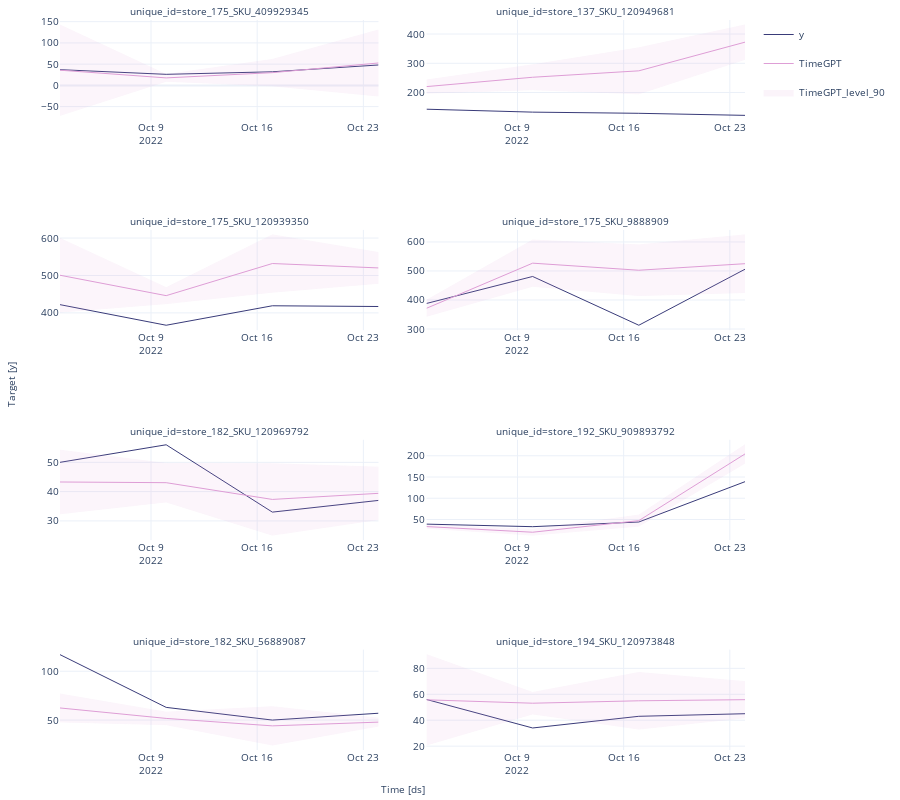

Notebook cell for this chart:
### Markdown cell above
#### Plot the Forecast

### Code cell
nixtla_client.plot(
    test_df,
    fcst_df,
    models=["TimeGPT"],
    level=LEVEL,
    time_col="ds",
    target_col="y",
    engine="plotly",
)

### Figure 1 — Plotly figure (JSON) as saved in the notebook; plotly's stock layout.template omitted (floating-point values rounded to 4 significant figures)
{"data": [{"legendgroup": "y", "line": {"color": "#393b79", "width": 1}, "mode": "lines", "name": "y", "showlegend": true, "type": "scatter", "x": ["2022-10-03T00:00:00", "2022-10-10T00:00:00", "2022-10-17T00:00:00", "2022-10-24T00:00:00", "2022-10-03T00:00:00", "2022-10-10T00:00:00", "2022-10-17T00:00:00", "2022-10-24T00:00:00"], "xaxis": "x", "y": [37, 26, 32, 48, null, null, null, null], "yaxis": "y"}, {"legendgroup": "TimeGPT", "line": {"color": "#de9ed6", "width": 1}, "mode": "lines", "name": "TimeGPT", "showlegend": true, "type": "scatter", "x": ["2022-10-03T00:00:00", "2022-10-10T00:00:00", "2022-10-17T00:00:00", "2022-10-24T00:00:00", "2022-10-03T00:00:00", "2022-10-10T00:00:00", "2022-10-17T00:00:00", "2022-10-24T00:00:00"], "xaxis": "x", "y": [null, null, null, null, 35.77, 17.6, 29.96, 52.75], "yaxis": "y"}, {"fill": "toself", "fillcolor": "#de9ed6", "legendgroup": "TimeGPT_level_90", "line": {"color": "#de9ed6", "width": 1}, "mode": "lines", "name": "TimeGPT_level_90", "opacity": 0.1, "showlegend": true, "type": "scatter", "x": ["2022-10-03T00:00:00.000000000", "2022-10-10T00:00:00.000000000", "2022-10-17T00:00:00.000000000", "2022-10-24T00:00:00.000000000", "2022-10-03T00:00:00.000000000", "2022-10-10T00:00:00.000000000", "2022-10-17T00:00:00.000000000", "2022-10-24T00:00:00.000000000", "2022-10-24T00:00:00.000000000", "2022-10-17T00:00:00.000000000", "2022-10-10T00:00:00.000000000", "2022-10-03T00:00:00.000000000", "2022-10-24T00:00:00.000000000", "2022-10-17T00:00:00.000000000", "2022-10-10T00:00:00.000000000", "2022-10-03T00:00:00.000000000"], "xaxis": "x", "y": [null, null, null, null, 142.1, 25.51, 60.96, 130.5, -24.95, -1.032, 9.692, -70.6, null, null, null, null], "yaxis": "y"}, {"legendgroup": "y", "line": {"color": "#393b79", "width": 1}, "mode": "lines", "name": "y", "showlegend": false, "type": "scatter", "x": ["2022-10-03T00:00:00", "2022-10-10T00:00:00", "2022-10-17T00:00:00", "2022-10-24T00:00:00", "2022-10-03T00:00:00", "2022-10-10T00:00:00", "2022-10-17T00:00:00", "2022-10-24T00:00:00"], "xaxis": "x2", "y": [143, 133, 129, 122, null, null, null, null], "yaxis": "y2"}, {"legendgroup": "TimeGPT", "line": {"color": "#de9ed6", "width": 1}, "mode": "lines", "name": "TimeGPT", "showlegend": false, "type": "scatter", "x": ["2022-10-03T00:00:00", "2022-10-10T00:00:00", "2022-10-17T00:00:00", "2022-10-24T00:00:00", "2022-10-03T00:00:00", "2022-10-10T00:00:00", "2022-10-17T00:00:00", "2022-10-24T00:00:00"], "xaxis": "x2", "y": [null, null, null, null, 220.3, 252.2, 274.2, 372.2], "yaxis": "y2"}, {"fill": "toself", "fillcolor": "#de9ed6", "legendgroup": "TimeGPT_level_90", "line": {"color": "#de9ed6", "width": 1}, "mode": "lines", "name": "TimeGPT_level_90", "opacity": 0.1, "showlegend": false, "type": "scatter", "x": ["2022-10-03T00:00:00.000000000", "2022-10-10T00:00:00.000000000", "2022-10-17T00:00:00.000000000", "2022-10-24T00:00:00.000000000", "2022-10-03T00:00:00.000000000", "2022-10-10T00:00:00.000000000", "2022-10-17T00:00:00.000000000", "2022-10-24T00:00:00.000000000", "2022-10-24T00:00:00.000000000", "2022-10-17T00:00:00.000000000", "2022-10-10T00:00:00.000000000", "2022-10-03T00:00:00.000000000", "2022-10-24T00:00:00.000000000", "2022-10-17T00:00:00.000000000", "2022-10-10T00:00:00.000000000", "2022-10-03T00:00:00.000000000"], "xaxis": "x2", "y": [null, null, null, null, 242.7, 294.6, 352.7, 430.8, 313.5, 195.7, 209.8, 198.0, null, null, null, null], "yaxis": "y2"}, {"legendgroup": "y", "line": {"color": "#393b79", "width": 1}, "mode": "lines", "name": "y", "showlegend": false, "type": "scatter", "x": ["2022-10-03T00:00:00", "2022-10-10T00:00:00", "2022-10-17T00:00:00", "2022-10-24T00:00:00", "2022-10-03T00:00:00", "2022-10-10T00:00:00", "2022-10-17T00:00:00", "2022-10-24T00:00:00"], "xaxis": "x3", "y": [422, 367, 419, 417, null, null, null, null], "yaxis": "y3"}, {"legendgroup": "TimeGPT", "line": {"color": "#de9ed6", "width": 1}, "mode": "lines", "name": "TimeGPT", "showlegend": false, "type": "scatter", "x": ["2022-10-03T00:00:00", "2022-10-10T00:00:00", "2022-10-17T00:00:00", "2022-10-24T00:00:00", "2022-10-03T00:00:00", "2022-10-10T00:00:00", "2022-10-17T00:00:00", "2022-10-24T00:00:00"], "xaxis": "x3", "y": [null, null, null, null, 500.6, 446.1, 531.9, 520.1], "yaxis": "y3"}, {"fill": "toself", "fillcolor": "#de9ed6", "legendgroup": "TimeGPT_level_90", "line": {"color": "#de9ed6", "width": 1}, "mode": "lines", "name": "TimeGPT_level_90", "opacity": 0.1, "showlegend": false, "type": "scatter", "x": ["2022-10-03T00:00:00.000000000", "2022-10-10T00:00:00.000000000", "2022-10-17T00:00:00.000000000", "2022-10-24T00:00:00.000000000", "2022-10-03T00:00:00.000000000", "2022-10-10T00:00:00.000000000", "2022-10-17T00:00:00.000000000", "2022-10-24T00:00:00.000000000", "2022-10-24T00:00:00.000000000", "2022-10-17T00:00:00.000000000", "2022-10-10T00:00:00.000000000", "2022-10-03T00:00:00.000000000", "2022-10-24T00:00:00.000000000", "2022-10-17T00:00:00.000000000", "2022-10-10T00:00:00.000000000", "2022-10-03T00:00:00.000000000"], "xaxis": "x3", "y": [null, null, null, null, 599.0, 467.3, 608.4, 561.1, 479.1, 455.4, 424.8, 402.1, null, null, null, null], "yaxis": "y3"}, {"legendgroup": "y", "line": {"color": "#393b79", "width": 1}, "mode": "lines", "name": "y", "showlegend": false, "type": "scatter", "x": ["2022-10-03T00:00:00", "2022-10-10T00:00:00", "2022-10-17T00:00:00", "2022-10-24T00:00:00", "2022-10-03T00:00:00", "2022-10-10T00:00:00", "2022-10-17T00:00:00", "2022-10-24T00:00:00"], "xaxis": "x4", "y": [388, 481, 313, 506, null, null, null, null], "yaxis": "y4"}, {"legendgroup": "TimeGPT", "line": {"color": "#de9ed6", "width": 1}, "mode": "lines", "name": "TimeGPT", "showlegend": false, "type": "scatter", "x": ["2022-10-03T00:00:00", "2022-10-10T00:00:00", "2022-10-17T00:00:00", "2022-10-24T00:00:00", "2022-10-03T00:00:00", "2022-10-10T00:00:00", "2022-10-17T00:00:00", "2022-10-24T00:00:00"], "xaxis": "x4", "y": [null, null, null, null, 371.4, 526.9, 502.5, 525.1], "yaxis": "y4"}, {"fill": "toself", "fillcolor": "#de9ed6", "legendgroup": "TimeGPT_level_90", "line": {"color": "#de9ed6", "width": 1}, "mode": "lines", "name": "TimeGPT_level_90", "opacity": 0.1, "showlegend": false, "type": "scatter", "x": ["2022-10-03T00:00:00.000000000", "2022-10-10T00:00:00.000000000", "2022-10-17T00:00:00.000000000", "2022-10-24T00:00:00.000000000", "2022-10-03T00:00:00.000000000", "2022-10-10T00:00:00.000000000", "2022-10-17T00:00:00.000000000", "2022-10-24T00:00:00.000000000", "2022-10-24T00:00:00.000000000", "2022-10-17T00:00:00.000000000", "2022-10-10T00:00:00.000000000", "2022-10-03T00:00:00.000000000", "2022-10-24T00:00:00.000000000", "2022-10-17T00:00:00.000000000", "2022-10-10T00:00:00.000000000", "2022-10-03T00:00:00.000000000"], "xaxis": "x4", "y": [null, null, null, null, 398.9, 606.5, 589.7, 624.3, 425.8, 415.3, 447.3, 343.9, null, null, null, null], "yaxis": "y4"}, {"legendgroup": "y", "line": {"color": "#393b79", "width": 1}, "mode": "lines", "name": "y", "showlegend": false, "type": "scatter", "x": ["2022-10-03T00:00:00", "2022-10-10T00:00:00", "2022-10-17T00:00:00", "2022-10-24T00:00:00", "2022-10-03T00:00:00", "2022-10-10T00:00:00", "2022-10-17T00:00:00", "2022-10-24T00:00:00"], "xaxis": "x5", "y": [50, 56, 33, 37, null, null, null, null], "yaxis": "y5"}, {"legendgroup": "TimeGPT", "line": {"color": "#de9ed6", "width": 1}, "mode": "lines", "name": "TimeGPT", "showlegend": false, "type": "scatter", "x": ["2022-10-03T00:00:00", "2022-10-10T00:00:00", "2022-10-17T00:00:00", "2022-10-24T00:00:00", "2022-10-03T00:00:00", "2022-10-10T00:00:00", "2022-10-17T00:00:00", "2022-10-24T00:00:00"], "xaxis": "x5", "y": [null, null, null, null, 43.29, 43.05, 37.34, 39.41], "yaxis": "y5"}, {"fill": "toself", "fillcolor": "#de9ed6", "legendgroup": "TimeGPT_level_90", "line": {"color": "#de9ed6", "width": 1}, "mode": "lines", "name": "TimeGPT_level_90", "opacity": 0.1, "showlegend": false, "type": "scatter", "x": ["2022-10-03T00:00:00.000000000", "2022-10-10T00:00:00.000000000", "2022-10-17T00:00:00.000000000", "2022-10-24T00:00:00.000000000", "2022-10-03T00:00:00.000000000", "2022-10-10T00:00:00.000000000", "2022-10-17T00:00:00.000000000", "2022-10-24T00:00:00.000000000", "2022-10-24T00:00:00.000000000", "2022-10-17T00:00:00.000000000", "2022-10-10T00:00:00.000000000", "2022-10-03T00:00:00.000000000", "2022-10-24T00:00:00.000000000", "2022-10-17T00:00:00.000000000", "2022-10-10T00:00:00.000000000", "2022-10-03T00:00:00.000000000"], "xaxis": "x5", "y": [null, null, null, null, 54.14, 49.62, 49.52, 48.34, 30.49, 25.15, 36.49, 32.45, null, null, null, null], "yaxis": "y5"}, {"legendgroup": "y", "line": {"color": "#393b79", "width": 1}, "mode": "lines", "name": "y", "showlegend": false, "type": "scatter", "x": ["2022-10-03T00:00:00", "2022-10-10T00:00:00", "2022-10-17T00:00:00", "2022-10-24T00:00:00", "2022-10-03T00:00:00", "2022-10-10T00:00:00", "2022-10-17T00:00:00", "2022-10-24T00:00:00"], "xaxis": "x6", "y": [39, 33, 44, 139, null, null, null, null], "yaxis": "y6"}, {"legendgroup": "TimeGPT", "line": {"color": "#de9ed6", "width": 1}, "mode": "lines", "name": "TimeGPT", "showlegend": false, "type": "scatter", "x": ["2022-10-03T00:00:00", "2022-10-10T00:00:00", "2022-10-17T00:00:00", "2022-10-24T00:00:00", "2022-10-03T00:00:00", "2022-10-10T00:00:00", "2022-10-17T00:00:00", "2022-10-24T00:00:00"], "xaxis": "x6", "y": [null, null, null, null, 33.28, 19.92, 47.25, 204.4], "yaxis": "y6"}, {"fill": "toself", "fillcolor": "#de9ed6", "legendgroup": "TimeGPT_level_90", "line": {"color": "#de9ed6", "width": 1}, "mode": "lines", "name": "TimeGPT_level_90", "opacity": 0.1, "showlegend": false, "type": "scatter", "x": ["2022-10-03T00:00:00.000000000", "2022-10-10T00:00:00.000000000", "2022-10-17T00:00:00.000000000", "2022-10-24T00:00:00.000000000", "2022-10-03T00:00:00.000000000", "2022-10-10T00:00:00.000000000", "2022-10-17T00:00:00.000000000", "2022-10-24T00:00:00.000000000", "2022-10-24T00:00:00.000000000", "2022-10-17T00:00:00.000000000", "2022-10-10T00:00:00.000000000", "2022-10-03T00:00:00.000000000", "2022-10-24T00:00:00.000000000", "2022-10-17T00:00:00.000000000", "2022-10-10T00:00:00.000000000", "2022-10-03T00:00:00.000000000"], "xaxis": "x6", "y": [null, null, null, null, 37.03, 26.69, 60.19, 225.9, 182.8, 34.3, 13.15, 29.52, null, null, null, null], "yaxis": "y6"}, {"legendgroup": "y", "line": {"color": "#393b79", "width": 1}, "mode": "lines", "name": "y", "showlegend": false, "type": "scatter", "x": ["2022-10-03T00:00:00", "2022-10-10T00:00:00", "2022-10-17T00:00:00", "2022-10-24T00:00:00", "2022-10-03T00:00:00", "2022-10-10T00:00:00", "2022-10-17T00:00:00", "2022-10-24T00:00:00"], "xaxis": "x7", "y": [117, 63, 50, 57, null, null, null, null], "yaxis": "y7"}, {"legendgroup": "TimeGPT", "line": {"color": "#de9ed6", "width": 1}, "mode": "lines", "name": "TimeGPT", "showlegend": false, "type": "scatter", "x": ["2022-10-03T00:00:00", "2022-10-10T00:00:00", "2022-10-17T00:00:00", "2022-10-24T00:00:00", "2022-10-03T00:00:00", "2022-10-10T00:00:00", "2022-10-17T00:00:00", "2022-10-24T00:00:00"], "xaxis": "x7", "y": [null, null, null, null, 62.4, 51.7, 44.07, 47.91], "yaxis": "y7"}, {"fill": "toself", "fillcolor": "#de9ed6", "legendgroup": "TimeGPT_level_90", "line": {"color": "#de9ed6", "width": 1}, "mode": "lines", "name": "TimeGPT_level_90", "opacity": 0.1, "showlegend": false, "type": "scatter", "x": ["2022-10-03T00:00:00.000000000", "2022-10-10T00:00:00.000000000", "2022-10-17T00:00:00.000000000", "2022-10-24T00:00:00.000000000", "2022-10-03T00:00:00.000000000", "2022-10-10T00:00:00.000000000", "2022-10-17T00:00:00.000000000", "2022-10-24T00:00:00.000000000", "2022-10-24T00:00:00.000000000", "2022-10-17T00:00:00.000000000", "2022-10-10T00:00:00.000000000", "2022-10-03T00:00:00.000000000", "2022-10-24T00:00:00.000000000", "2022-10-17T00:00:00.000000000", "2022-10-10T00:00:00.000000000", "2022-10-03T00:00:00.000000000"], "xaxis": "x7", "y": [null, null, null, null, 76.66, 58.09, 63.64, 51.95, 43.87, 24.49, 45.31, 48.15, null, null, null, null], "yaxis": "y7"}, {"legendgroup": "y", "line": {"color": "#393b79", "width": 1}, "mode": "lines", "name": "y", "showlegend": false, "type": "scatter", "x": ["2022-10-03T00:00:00", "2022-10-10T00:00:00", "2022-10-17T00:00:00", "2022-10-24T00:00:00", "2022-10-03T00:00:00", "2022-10-10T00:00:00", "2022-10-17T00:00:00", "2022-10-24T00:00:00"], "xaxis": "x8", "y": [56, 34, 43, 45, null, null, null, null], "yaxis": "y8"}, {"legendgroup": "TimeGPT", "line": {"color": "#de9ed6", "width": 1}, "mode": "lines", "name": "TimeGPT", "showlegend": false, "type": "scatter", "x": ["2022-10-03T00:00:00", "2022-10-10T00:00:00", "2022-10-17T00:00:00", "2022-10-24T00:00:00", "2022-10-03T00:00:00", "2022-10-10T00:00:00", "2022-10-17T00:00:00", "2022-10-24T00:00:00"], "xaxis": "x8", "y": [null, null, null, null, 55.73, 53.11, 54.97, 55.83], "yaxis": "y8"}, {"fill": "toself", "fillcolor": "#de9ed6", "legendgroup": "TimeGPT_level_90", "line": {"color": "#de9ed6", "width": 1}, "mode": "lines", "name": "TimeGPT_level_90", "opacity": 0.1, "showlegend": false, "type": "scatter", "x": ["2022-10-03T00:00:00.000000000", "2022-10-10T00:00:00.000000000", "2022-10-17T00:00:00.000000000", "2022-10-24T00:00:00.000000000", "2022-10-03T00:00:00.000000000", "2022-10-10T00:00:00.000000000", "2022-10-17T00:00:00.000000000", "2022-10-24T00:00:00.000000000", "2022-10-24T00:00:00.000000000", "2022-10-17T00:00:00.000000000", "2022-10-10T00:00:00.000000000", "2022-10-03T00:00:00.000000000", "2022-10-24T00:00:00.000000000", "2022-10-17T00:00:00.000000000", "2022-10-10T00:00:00.000000000", "2022-10-03T00:00:00.000000000"], "xaxis": "x8", "y": [null, null, null, null, 90.57, 61.36, 76.78, 69.74, 41.93, 33.16, 44.87, 20.88, null, null, null, null], "yaxis": "y8"}], "layout": {"annotations": [{"font": {"size": 10}, "showarrow": false, "text": "unique_id=store_175_SKU_409929345", "x": 0.2325, "xanchor": "center", "xref": "paper", "y": 1, "yanchor": "bottom", "yref": "paper"}, {"font": {"size": 10}, "showarrow": false, "text": "unique_id=store_137_SKU_120949681", "x": 0.7675, "xanchor": "center", "xref": "paper", "y": 1, "yanchor": "bottom", "yref": "paper"}, {"font": {"size": 10}, "showarrow": false, "text": "unique_id=store_175_SKU_120939350", "x": 0.2325, "xanchor": "center", "xref": "paper", "y": 0.7125, "yanchor": "bottom", "yref": "paper"}, {"font": {"size": 10}, "showarrow": false, "text": "unique_id=store_175_SKU_9888909", "x": 0.7675, "xanchor": "center", "xref": "paper", "y": 0.7125, "yanchor": "bottom", "yref": "paper"}, {"font": {"size": 10}, "showarrow": false, "text": "unique_id=store_182_SKU_120969792", "x": 0.2325, "xanchor": "center", "xref": "paper", "y": 0.425, "yanchor": "bottom", "yref": "paper"}, {"font": {"size": 10}, "showarrow": false, "text": "unique_id=store_192_SKU_909893792", "x": 0.7675, "xanchor": "center", "xref": "paper", "y": 0.425, "yanchor": "bottom", "yref": "paper"}, {"font": {"size": 10}, "showarrow": false, "text": "unique_id=store_182_SKU_56889087", "x": 0.2325, "xanchor": "center", "xref": "paper", "y": 0.1375, "yanchor": "bottom", "yref": "paper"}, {"font": {"size": 10}, "showarrow": false, "text": "unique_id=store_194_SKU_120973848", "x": 0.7675, "xanchor": "center", "xref": "paper", "y": 0.1375, "yanchor": "bottom", "yref": "paper"}, {"font": {"size": 10}, "showarrow": false, "text": "Time [ds]", "x": 0.5, "xanchor": "center", "xref": "paper", "y": 0, "yanchor": "top", "yref": "paper", "yshift": -30}, {"font": {"size": 10}, "showarrow": false, "text": "Target [y]", "textangle": -90, "x": 0, "xanchor": "right", "xref": "paper", "xshift": -40, "y": 0.5, "yanchor": "middle", "yref": "paper"}], "autosize": true, "font": {"size": 10}, "height": 800, "margin": {"b": 50, "l": 60, "r": 10, "t": 20}, "xaxis": {"anchor": "y", "domain": [0, 0.465], "showticklabels": true, "visible": true}, "xaxis2": {"anchor": "y2", "domain": [0.535, 1.0], "showticklabels": true, "visible": true}, "xaxis3": {"anchor": "y3", "domain": [0, 0.465], "showticklabels": true, "visible": true}, "xaxis4": {"anchor": "y4", "domain": [0.535, 1.0], "showticklabels": true, "visible": true}, "xaxis5": {"anchor": "y5", "domain": [0, 0.465], "showticklabels": true, "visible": true}, "xaxis6": {"anchor": "y6", "domain": [0.535, 1.0], "showticklabels": true, "visible": true}, "xaxis7": {"anchor": "y7", "domain": [0, 0.465], "showticklabels": true, "visible": true}, "xaxis8": {"anchor": "y8", "domain": [0.535, 1.0], "showticklabels": true, "visible": true}, "yaxis": {"anchor": "x", "domain": [0.8625, 1]}, "yaxis2": {"anchor": "x2", "domain": [0.8625, 1]}, "yaxis3": {"anchor": "x3", "domain": [0.575, 0.7125]}, "yaxis4": {"anchor": "x4", "domain": [0.575, 0.7125]}, "yaxis5": {"anchor": "x5", "domain": [0.2875, 0.425]}, "yaxis6": {"anchor": "x6", "domain": [0.2875, 0.425]}, "yaxis7": {"anchor": "x7", "domain": [0, 0.1375]}, "yaxis8": {"anchor": "x8", "domain": [0, 0.1375]}}}
